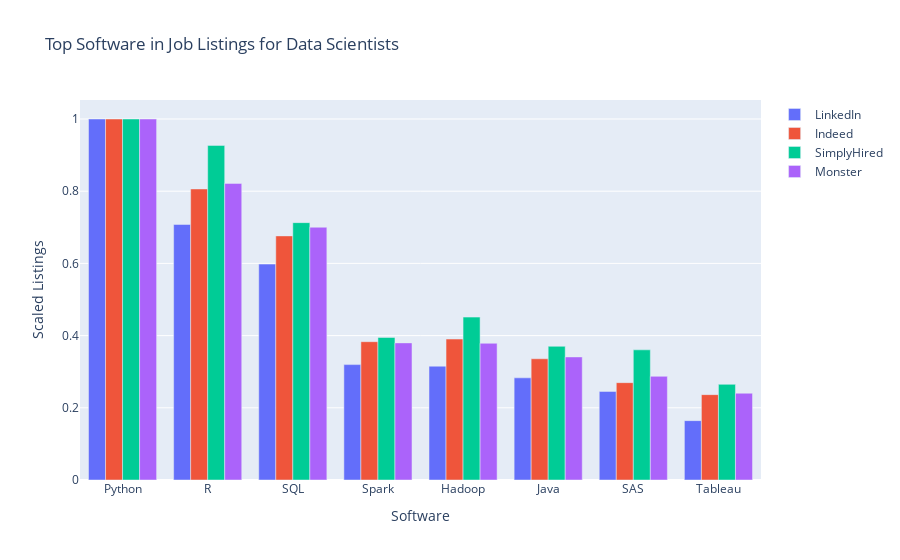

Source (notebook cell):
### Code cell
indeed = go.Bar(x=scaled_df.index, y=y_indeed, name = "Indeed")
simply = go.Bar(x=scaled_df.index, y=y_simply, name="SimplyHired")
monster = go.Bar(x=scaled_df.index, y=y_monster, name="Monster")
linked = go.Bar(x=scaled_df.index, y=y_linkedin, name="LinkedIn")

data = [linked, indeed, simply, monster]

layout = go.Layout(
    barmode='group',
    title="Top Software in Job Listings for Data Scientists",
    xaxis={'title': 'Software'},
    yaxis={'title': "Scaled Listings", 'separatethousands': True,
    }
)

fig = go.Figure(data=data, layout=layout)
py.iplot(fig)

### Figure 1 — Plotly figure (JSON) as saved in the notebook; plotly's stock layout.template omitted (floating-point values rounded to 4 significant figures)
{"data": [{"name": "LinkedIn", "type": "bar", "x": ["Python", "R", "SQL", "Spark", "Hadoop", "Java", "SAS", "Tableau", "Hive", "Scala", "C++", "AWS", "TensorFlow", "Matlab", "C", "Excel", "Linux", "NoSQL", "Azure", "Scikit-learn", "SPSS", "Pandas", "Numpy", "Pig", "D3", "Keras", "Javascript", "C# ", "Perl", "Hbase", "Docker", "Git", "MySQL", "MongoDB", "Cassandra", "PyTorch", "Caffe"], "y": [1, 0.7079, 0.5981, 0.3197, 0.3153, 0.283, 0.2454, 0.1645]}, {"name": "Indeed", "type": "bar", "x": ["Python", "R", "SQL", "Spark", "Hadoop", "Java", "SAS", "Tableau", "Hive", "Scala", "C++", "AWS", "TensorFlow", "Matlab", "C", "Excel", "Linux", "NoSQL", "Azure", "Scikit-learn", "SPSS", "Pandas", "Numpy", "Pig", "D3", "Keras", "Javascript", "C# ", "Perl", "Hbase", "Docker", "Git", "MySQL", "MongoDB", "Cassandra", "PyTorch", "Caffe"], "y": [1.0, 0.8063, 0.6762, 0.3831, 0.3905, 0.3358, 0.2697, 0.2365]}, {"name": "SimplyHired", "type": "bar", "x": ["Python", "R", "SQL", "Spark", "Hadoop", "Java", "SAS", "Tableau", "Hive", "Scala", "C++", "AWS", "TensorFlow", "Matlab", "C", "Excel", "Linux", "NoSQL", "Azure", "Scikit-learn", "SPSS", "Pandas", "Numpy", "Pig", "D3", "Keras", "Javascript", "C# ", "Perl", "Hbase", "Docker", "Git", "MySQL", "MongoDB", "Cassandra", "PyTorch", "Caffe"], "y": [1, 0.9269, 0.7129, 0.3949, 0.4512, 0.3704, 0.3606, 0.265]}, {"name": "Monster", "type": "bar", "x": ["Python", "R", "SQL", "Spark", "Hadoop", "Java", "SAS", "Tableau", "Hive", "Scala", "C++", "AWS", "TensorFlow", "Matlab", "C", "Excel", "Linux", "NoSQL", "Azure", "Scikit-learn", "SPSS", "Pandas", "Numpy", "Pig", "D3", "Keras", "Javascript", "C# ", "Perl", "Hbase", "Docker", "Git", "MySQL", "MongoDB", "Cassandra", "PyTorch", "Caffe"], "y": [1, 0.8216, 0.7002, 0.3798, 0.3787, 0.3409, 0.2872, 0.2404]}], "layout": {"barmode": "group", "title": {"text": "Top Software in Job Listings for Data Scientists"}, "xaxis": {"title": {"text": "Software"}}, "yaxis": {"separatethousands": true, "title": {"text": "Scaled Listings"}}}}
